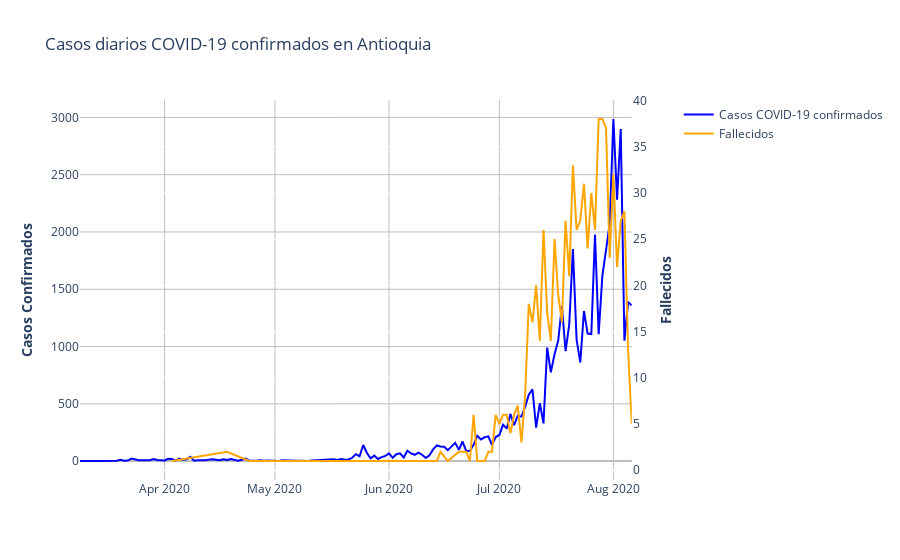

Notebook code for this chart:
### Markdown cell above
## Antioquia

### Code cell
df_covid_Antioquia = df_covid_dep[ df_covid_dep["Codigo departamento"] == 5]
df_covid_Antioquiafallecidos = df_covid_depM[ df_covid_depM["Codigo departamento"] == 5]


fig = make_subplots(specs=[[{"secondary_y": True}]],)

fig.add_trace(go.Scatter(
                x=df_covid_Antioquia.date,
                y=df_covid_Antioquia['casos'],
                name="Casos COVID-19 confirmados",
                line_color='Blue',
                opacity=1), secondary_y=False,)

fig.add_trace(go.Scatter(
                x=df_covid_Antioquiafallecidos.dateMuerte,
                y=df_covid_Antioquiafallecidos['casos'],
                name="Fallecidos",
                line_color='Orange',
                opacity=1), secondary_y=True,)
# Titulo
fig.update_layout(
    title_text="Casos diarios COVID-19 confirmados en Antioquia", 
    paper_bgcolor='rgba(0,0,0,0)',
    plot_bgcolor='rgba(0,0,0,0)',
   
)
# Set x-axis title

#title_text="<b>Periodo mensual ( Enero 2014 - Enero 2020)</b>"

fig.update_xaxes(gridcolor='#bdbdbd')

# Set y-axes titles
fig.update_yaxes(title_text="<b>Casos Confirmados</b>", secondary_y=False,gridcolor='#bdbdbd',zerolinecolor='#bdbdbd')
fig.update_yaxes(title_text="<b>Fallecidos</b>", secondary_y=True)


fig.show()

### Figure 1 — Plotly figure (JSON) as saved in the notebook; plotly's stock layout.template omitted (floating-point values rounded to 4 significant figures; data arrays with more than 128 entries replaced by an {"elided": "..."} marker saying what was removed)
{"data": [{"line": {"color": "Blue"}, "name": "Casos COVID-19 confirmados", "opacity": 1, "type": "scatter", "x": {"elided": "142 str values"}, "xaxis": "x", "y": {"elided": "142 int values"}, "yaxis": "y"}, {"line": {"color": "Orange"}, "name": "Fallecidos", "opacity": 1, "type": "scatter", "x": ["2020-04-03", "2020-04-18", "2020-04-24", "2020-04-27", "2020-05-02", "2020-06-05", "2020-06-06", "2020-06-07", "2020-06-11", "2020-06-14", "2020-06-15", "2020-06-17", "2020-06-20", "2020-06-21", "2020-06-22", "2020-06-23", "2020-06-24", "2020-06-25", "2020-06-26", "2020-06-27", "2020-06-28", "2020-06-29", "2020-06-30", "2020-07-01", "2020-07-02", "2020-07-03", "2020-07-04", "2020-07-05", "2020-07-06", "2020-07-07", "2020-07-08", "2020-07-09", "2020-07-10", "2020-07-11", "2020-07-12", "2020-07-13", "2020-07-14", "2020-07-15", "2020-07-16", "2020-07-17", "2020-07-18", "2020-07-19", "2020-07-20", "2020-07-21", "2020-07-22", "2020-07-23", "2020-07-24", "2020-07-25", "2020-07-26", "2020-07-27", "2020-07-28", "2020-07-29", "2020-07-30", "2020-07-31", "2020-08-01", "2020-08-02", "2020-08-03", "2020-08-04", "2020-08-05", "2020-08-06"], "xaxis": "x", "y": [1, 2, 1, 1, 1, 1, 1, 1, 1, 1, 2, 1, 2, 2, 2, 1, 6, 1, 1, 1, 2, 2, 6, 5, 6, 6, 4, 6, 7, 3, 8, 18, 16, 20, 14, 26, 17, 14, 25, 19, 16, 27, 21, 33, 26, 27, 31, 24, 30, 26, 38, 38, 37, 23, 32, 22, 27, 28, 13, 5], "yaxis": "y2"}], "layout": {"paper_bgcolor": "rgba(0,0,0,0)", "plot_bgcolor": "rgba(0,0,0,0)", "title": {"text": "Casos diarios COVID-19 confirmados en Antioquia"}, "xaxis": {"anchor": "y", "domain": [0, 0.94], "gridcolor": "#bdbdbd"}, "yaxis": {"anchor": "x", "domain": [0, 1], "gridcolor": "#bdbdbd", "title": {"text": "<b>Casos Confirmados</b>"}, "zerolinecolor": "#bdbdbd"}, "yaxis2": {"anchor": "x", "overlaying": "y", "side": "right", "title": {"text": "<b>Fallecidos</b>"}}}}
